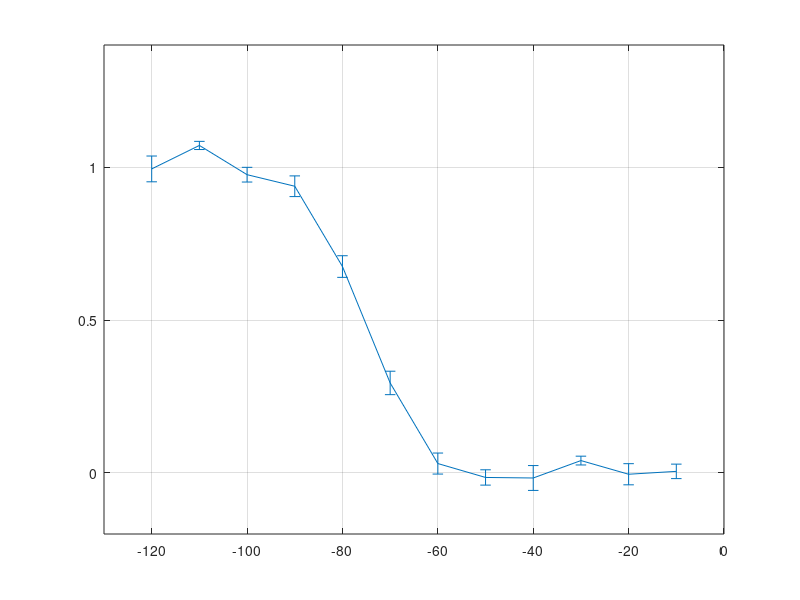
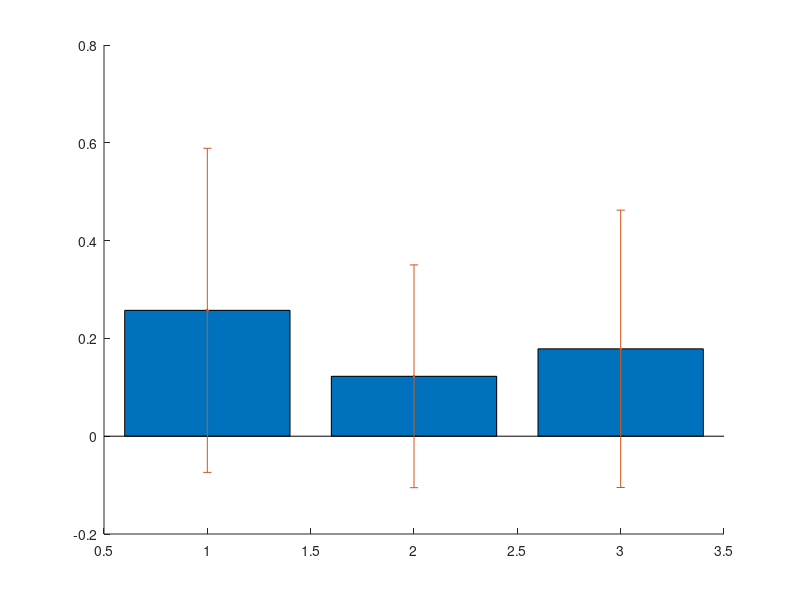
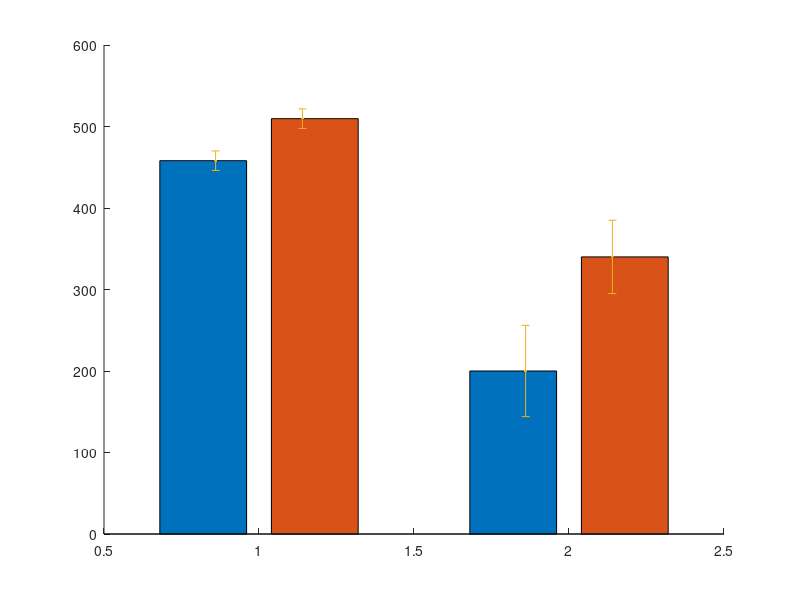

The MATLAB script that drew these images, in order: (Note: this script raises an error after producing the figures.)
X = [ -120 -110 -100 -90 -80 -70 -60 -50 -40 -30 -20 -10]';
Y = [0.9996 1.0000 0.9772 0.8978 0.6916 0.3253 0.0680 0.0091 0.0089 0.0088 0.0098 0.0119]';
%%
data = Y + 0.1*randn(12, 8);                        % Create (12x8) Data Array

data_mean = mean(data,2);                           % Mean Across Columns
data_SEM = std(data,[],2)/sqrt(size(data,2));       % SEM Across Columns

figure(1)
errorbar(X, data_mean, data_SEM)
grid
axis([-130  0    ylim])
%%
mean_velocity = [0.2574, 0.1225, 0.1787]; % mean velocity
std_velocity = [0.3314, 0.2278, 0.2836];  % standard deviation of velocity

figure
hold on
bar(1:3,mean_velocity)
errorbar(1:3,mean_velocity,std_velocity,'.')
%%
 young= [458.05,509.63]; %values are for young and old respectively
young2= [458.05,509.63,200,340];
old= [200,340];
group = [young;old];
SEM=[12,12,56,45]; % values for error bars

 figure
hold on
bar(1:2,group)
errorbar([0.86,1.14,1.86,2.14],young2,SEM,'.') %errorbar(x,y,err)
%%
k=categorical(labelconditions)
 boxplot([ CC{1}; CC{2}; CC{3}; CC{4}])
 %
%%

C = [CC{1} CC{2}  CC{3}  CC{4}];
grp = [zeros(1,length(CC{1})),ones(1,length(CC{2})),2*ones(1,length(CC{3})),3*ones(1,length(CC{4}))];
%%
bb=boxplot(C,grp,'Notch','on');
ylim([0 0.16])
set(bb(7,:),'Visible','off');

%% Without outlier
tvar=CC{1};
CCC{1}=tvar(~isoutlier(tvar));
tvar=CC{2};
CCC{2}=tvar(~isoutlier(tvar));
tvar=CC{3};
CCC{3}=tvar(~isoutlier(tvar));
tvar=CC{4};
CCC{4}=tvar(~isoutlier(tvar));
%%

C = [CCC{1} CCC{2}  CCC{3}  CCC{4}];
grp = [zeros(1,length(CCC{1})),ones(1,length(CCC{2})),2*ones(1,length(CCC{3})),3*ones(1,length(CCC{4}))];
%%
figure()
bb=boxplot(C*1000,grp,'Notch','on' );
ylim([0 0.10*1000])

set(bb(7,:),'Visible','off');
ave=gca;
ave.XTickLabel=labelconditions;
ylabel('Time (ms)')
%%
string=strcat('RippleDuration_','Allconditions','_',Block{block_time+1},'_','.pdf');
figure_function(gcf,[],string,[]);
string=strcat('RippleDuration_','Allconditions','_',Block{block_time+1},'_','.eps');
print(string,'-depsc')
string=strcat('RippleDuration_','Allconditions','_',Block{block_time+1},'_','.fig');
saveas(gcf,string)

